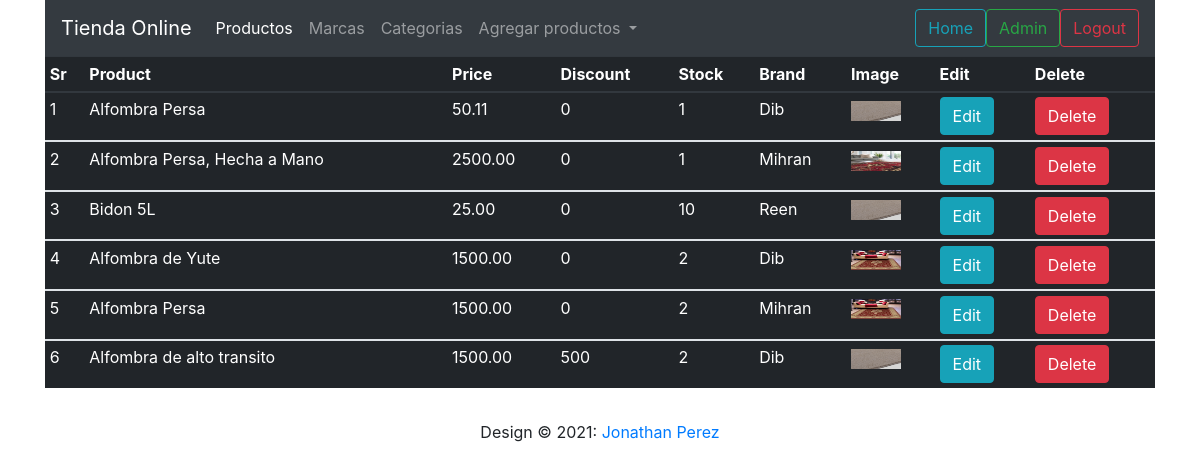
The page /admin (signed in) on the database its author committed.
### shop/products/models.py (models this page shows, shortened)
class Addproduct(db.Model):
    id = db.Column(db.Integer, primary_key=True)
    name = db.Column(db.String(80), nullable=False)
    price = db.Column(db.Numeric(10, 2), nullable=False)
    discount = db.Column(db.Integer, default=0)
    stock = db.Column(db.Integer, nullable=False)
    colors = db.Column(db.Text, nullable=False)
    desc = db.Column(db.Text, nullable=False)
    pub_date = db.Column(db.DateTime, nullable=False, default=datetime.utcnow)
    category_id = db.Column(db.Integer, db.ForeignKey('category.id'), nullable=False)
    category = db.relationship('Category', backref=db.backref('categories', lazy=True))
    brand_id = db.Column(db.Integer, db.ForeignKey('brand.id'), nullable=False)
    brand = db.relationship('Brand', backref=db.backref('brands', lazy=True))
    image_1 = db.Column(db.String(150), nullable=False, default='image1.jpg')
    image_2 = db.Column(db.String(150), nullable=False, default='image2.jpg')
    image_3 = db.Column(db.String(150), nullable=False, default='image3.jpg')

class Brand(db.Model):
    id = db.Column(db.Integer, primary_key=True)
    name = db.Column(db.String(30), nullable=False, unique=True)

### shop/admin/routes.py (the view)
@app.route('/admin')
def admin():
    if 'email' not in session:
        flash('Please login first', 'danger')
        return redirect(url_for('login'))
    products = Addproduct.query.all()
    return render_template('admin/index.html', title='Admin Page', products=products)

### shop/templates/admin/index.html (shortened to what this page needs)
{% extends 'layout.html'%}
{% block content%}
    <div class="container">
        <nav class="navbar navbar-expand-lg navbar-dark bg-dark">
            <a class="navbar-brand" href="{{url_for('admin')}}">Tienda Online</a>
            <div class="collapse navbar-collapse" id="navbarNavDropdown">
              <ul class="navbar-nav">
                <li class="nav-item active">
                  <a class="nav-link" href="{{url_for('admin')}}">Productos <span class="sr-only">(current)</span></a>
                </li>
                <li class="nav-item">
                  <a class="nav-link" href="{{url_for('brands')}}">Marcas</a>
                </li>
                <li class="nav-item">
                  <a class="nav-link" href="{{url_for('category')}}">Categorias</a>
                </li>
                <li class="nav-item dropdown">
                  <a class="nav-link dropdown-toggle" href="#" id="navbarDropdownMenuLink" role="button" data-toggle="dropdown" aria-haspopup="true" aria-expanded="false">
                    Agregar productos
                  </a>
                </li>
              </ul>
            </div>
            <a href=""<button class="btn btn-outline-info me-2" type="button">Home</button></a>
            <a href="{{url_for('admin')}}"><button class="btn btn-outline-success me-2" type="button">Admin</button></a>
            <a href="{{url_for('logout')}}"><button class="btn btn-outline-danger me-2" type="button">Logout</button></a>
          </nav>
    </div>
<div class="container">
    <table class="table table-sm table-condensed  table-hover table-dark ">
        <thead>
            <th>Sr</th>
            <th>Product</th>
            <th>Price</th>
            <th>Discount</th>
            <th>Stock</th>
            <th>Brand</th>
            <th>Image</th>
            <th>Edit</th>
            <th>Delete</th>
        </thead>
            {% for product in products %}
        <tbody>
                <tr>
                    <td>{{ loop.index }}</td>
                    <td>{{ product.name }}</td>
                    <td>{{ product.price }}</td>
                    <td>{{ product.discount }}</td>
                    <td>{{ product.stock }}</td>
                    <td>{{ product.brand.name}}</td>
                    <td><img src="{{url_for('static',filename='images/' + product.image_1)}}" alt="{{product.name}}" width="50" height="20"></td>
                    <td><a href="{{url_for('updateproduct', id=product.id)}}" class="btn btn-info">Edit</a></td>
                    <td><a href="{{url_for('updateproduct', id=product.id)}}" class="btn btn-danger">Delete</a></td>
                </tr>
            {% endfor %}
        </tbody>
    </table>
</div>
{% endblock %}

### shop/templates/layout.html (shortened to what this page needs)
<!doctype html>
<html lang="en">
  <head>
    <link rel="stylesheet" href="https://maxcdn.bootstrapcdn.com/bootstrap/4.0.0/css/bootstrap.min.css">
  </head>
  <body>
  {% block content%}
  {% endblock %}
  <footer class="page-footer font-small blue">
    <div class="footer-copyright text-center py-3"> Design © 2021:
      <a href=""> Jonathan Perez</a>
    </div>
  </footer>
  </body>
</html>

### rows shown on the page
Addproduct: name "Alfombra Persa", price "50.11", discount "0", stock "1", brand.name "Dib", image_1 (picture)
Addproduct: name "Alfombra Persa, Hecha a Mano", price "2500.00", discount "0", stock "1", brand.name "Mihran", image_1 (picture)
Addproduct: name "Bidon 5L", price "25.00", discount "0", stock "10", brand.name "Reen", image_1 (picture)
Addproduct: name "Alfombra de Yute", price "1500.00", discount "0", stock "2", brand.name "Dib", image_1 (picture)
Addproduct: name "Alfombra Persa", price "1500.00", discount "0", stock "2", brand.name "Mihran", image_1 (picture)
Addproduct: name "Alfombra de alto transito", price "1500.00", discount "500", stock "2", brand.name "Dib", image_1 (picture)
